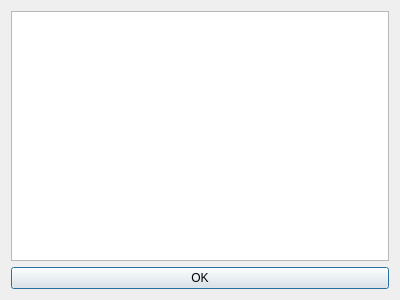
<?xml version="1.0" encoding="UTF-8"?>
<ui version="4.0">
 <class>InvoiceNumberFormatExamplesDialog</class>
 <widget class="QDialog" name="InvoiceNumberFormatExamplesDialog">
  <property name="geometry">
   <rect>
    <x>0</x>
    <y>0</y>
    <width>400</width>
    <height>300</height>
   </rect>
  </property>
  <property name="windowTitle">
   <string>Przykładowa numeracja faktur</string>
  </property>
  <layout class="QVBoxLayout" name="verticalLayout">
   <item>
    <widget class="QTableWidget" name="tableWidgetMain"/>
   </item>
   <item>
    <widget class="QPushButton" name="pushButtonOK">
     <property name="text">
      <string>OK</string>
     </property>
     <property name="default">
      <bool>true</bool>
     </property>
    </widget>
   </item>
  </layout>
 </widget>
 <resources/>
 <connections>
  <connection>
   <sender>pushButtonOK</sender>
   <signal>clicked()</signal>
   <receiver>InvoiceNumberFormatExamplesDialog</receiver>
   <slot>accept()</slot>
   <hints>
    <hint type="sourcelabel">
     <x>199</x>
     <y>277</y>
    </hint>
    <hint type="destinationlabel">
     <x>199</x>
     <y>149</y>
    </hint>
   </hints>
  </connection>
 </connections>
</ui>
